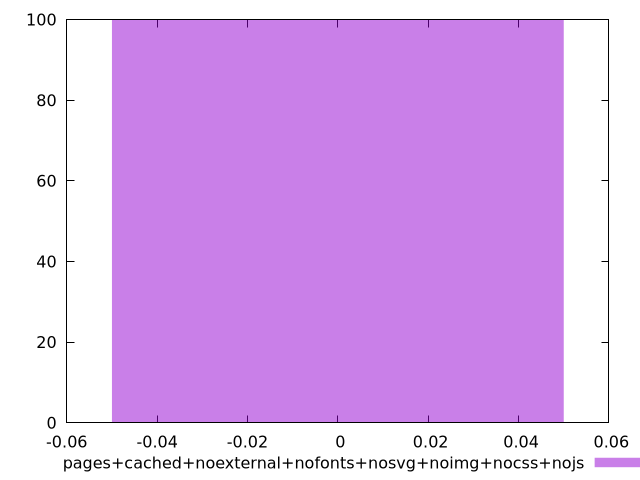

The gnuplot source for this figure:
$_pagesCachedNoexternalNofontsNosvgNoimgNocssNojs <<EOF
0 100
EOF
set key outside below
set terminal pngcairo
set output "report_00005_2020-11-02T22-26-11.212Z/unused-css-rules/pages+cached+noexternal+nofonts+nosvg+noimg+nocss+nojs//raw_hist.png"
set yrange [0:100]
set boxwidth 0.1
set style fill transparent solid 0.5 noborder
plot $_pagesCachedNoexternalNofontsNosvgNoimgNocssNojs title "pages+cached+noexternal+nofonts+nosvg+noimg+nocss+nojs" with boxes ,
